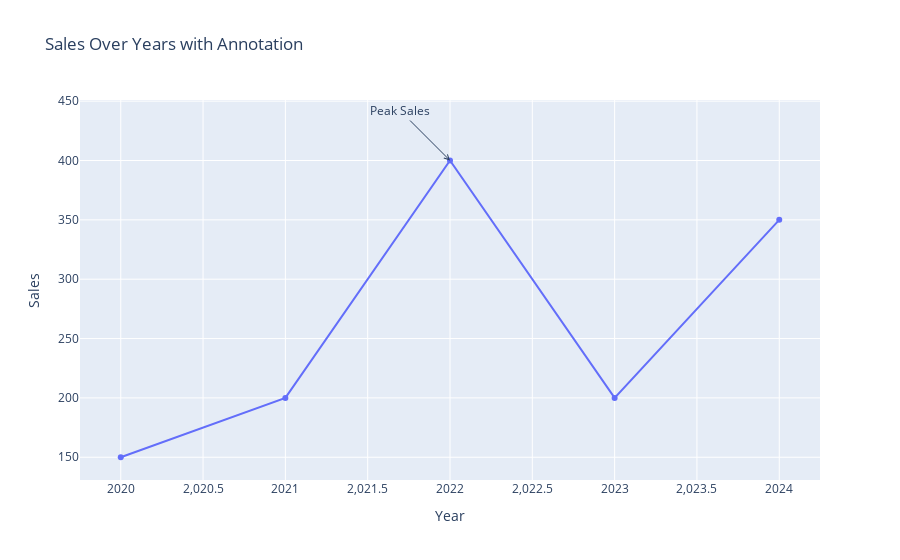

Notebook source saved alongside this figure:
### Code cell
fig=go.Figure(data=go.Scatter(x=years,y=sales))
fig.add_annotation(
    x=2022,
    y=400,
    text="Peak Sales",
    showarrow=True,
    arrowhead=5,
    ax=-50,
    ay=-50
    )
fig.update_layout(title='Sales Over Years with Annotation', xaxis_title='Year', yaxis_title='Sales')
fig.show()

### Figure 1 — Plotly figure (JSON) as saved in the notebook; plotly's stock layout.template omitted (floating-point values rounded to 4 significant figures)
{"data": [{"type": "scatter", "x": [2020, 2021, 2022, 2023, 2024], "y": [150, 200, 400, 200, 350]}], "layout": {"annotations": [{"arrowhead": 5, "ax": -50, "ay": -50, "showarrow": true, "text": "Peak Sales", "x": 2022, "y": 400}], "title": {"text": "Sales Over Years with Annotation"}, "xaxis": {"title": {"text": "Year"}}, "yaxis": {"title": {"text": "Sales"}}}}
